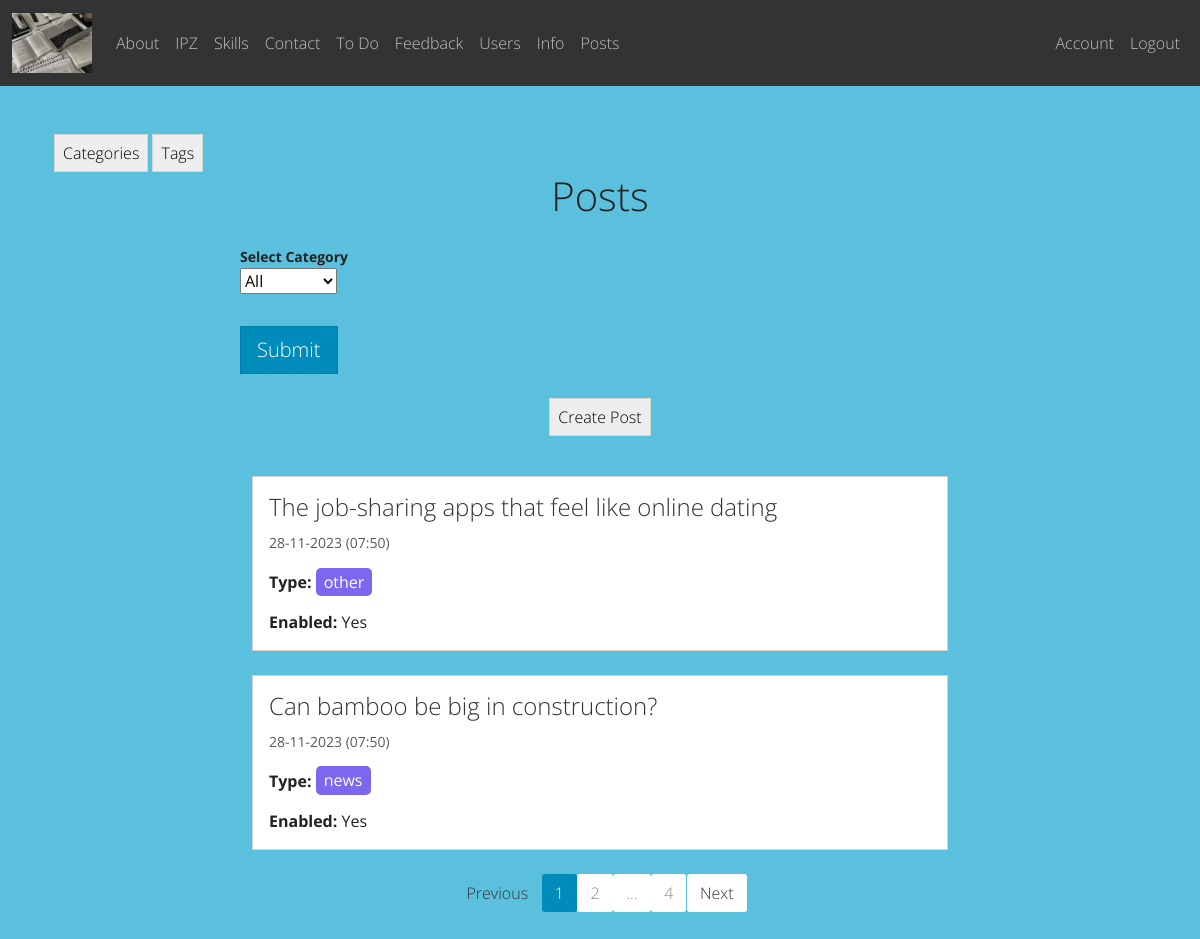
Page /post/ (signed in) on the committed database.
### app/post/models.py (models this page shows, shortened)
class Post(db.Model):
    id = db.Column(db.Integer, primary_key=True)
    title = db.Column(db.String)
    text = db.Column(db.String)
    image = db.Column(db.String, default='postdefault.jpg')
    created = db.Column(db.DateTime, default=datetime.now())
    type = db.Column(db.Enum(Type), default='news')
    enabled = db.Column(db.Boolean, default=True)
    user_id = db.Column(db.Integer, db.ForeignKey('user.id'), nullable=False)
    category_id = db.Column(db.Integer, db.ForeignKey('category.id', name='fk_post_category'), nullable=False)
    tags = db.relationship('Tag', secondary=post_tag, backref=db.backref('posts'))

### app/post/views.py (the view)
@post_bp.route("/", methods=['GET', 'POST'])
@login_required
def list_post():
    form = SelectCategoryForm()
    post_list = db.session.query(Post).all()
    page = request.args.get("page", 1, type=int)
    if request.method == "GET":
        category = request.args.get("category", "all")
    else:
        category = form.category.data
    posts = Post.query
    if (form.validate_on_submit() or request.method == "GET") and category != "all":
        form.category.data = category
        posts = posts.filter(Post.category.has(id=form.category.data))
    posts = posts.order_by(desc(Post.created)).paginate(page=page, per_page=2)
    return render_template('list_post.html', post_list=post_list, posts=posts, form=form)

### app/post/forms.py
class SelectCategoryForm(FlaskForm):
    category = SelectField('Select Category', default='all',
                           choices=[('all', 'All')] + [(c.id, c.name) for c in db.session.query(Category)])
    submit = SubmitField('Submit')

### app/auth/models.py (called while the page is built)
@login_manager.user_loader
def user_loader(user_id):
    return User.query.get(int(user_id))

### app/post/templates/post/list_post.html (shortened to what this page needs)
{% extends "base.html" %}
{% from "render_field.html" import render_field %}
{% block content %}
<div class="container my-5">
    <a href="{{url_for('post_bp.list_category')}}" class="btn btn-secondary">Categories</a>
    <a href="{{url_for('post_bp.list_tag')}}" class="btn btn-secondary">Tags</a>
    <div class="row justify-content-center">
        <div class="col-md-8">
            <h2 class="fs-1 mb-4 text-center">Posts</h2>
            <form method="GET" action="{{ url_for('post_bp.list_post') }}">
                {{ render_field(form.category) }}
                {{ form.submit(class="btn btn-primary btn-lg btn-block") }}
            </form>
            <br>
            <div class="text-center">
                <a href="{{url_for('post_bp.create')}}" class="btn btn-secondary mb-4">Create Post</a>
            </div>
            {% if post_list is defined and post_list|length > 0 %}
            <div class="container mt-3">
                {% for post in posts.items %}
                <div class="card mb-4">
                    <div class="card-body">
                        <h4 class="card-title">
                            <a href="{{url_for('post_bp.view', id=post.id)}}"
                               class="text-decoration-none text-dark">{{ post.title }}</a>
                        </h4>
                        <p class="card-text">
                            <small class="text-muted">{{ post.created.strftime('%d-%m-%Y (%H:%M)') }}</small>
                        </p>
                        <p class="card-text"><strong>Type:</strong>
                            <span class="custom-tag">{{ post.type.name }}</span>
                        </p>
                        <p class="card-text"><strong>Enabled:</strong> {% if post.enabled %}Yes{% else %}No{% endif %}</p>
                    </div>
                </div>
                {% endfor %}
            </div>
            {% else %}
                <h3 class="text-center">There are no posts here yet</h3>
            {% endif %}
        </div>
    </div>
    <ul class="pagination justify-content-center">
        <li class="page-item {% if not posts.has_prev %} disabled {% endif %}">
            <a class="page-link text-dark"
               href="{{ url_for('post_bp.list_post', page=posts.prev_num, category=form.category.data) }}"
               tabindex="-1">Previous</a>
        </li>
        {% for page in posts.iter_pages(left_edge=1, left_current=1, right_current=1, right_edge=1) %}
        <li class="page-item {% if page == posts.page %} active {% endif %}">
            <a class="page-link"
               href="{{ url_for('post_bp.list_post', page=page, category=form.category.data) }}">
                {{ page or "..." }}
            </a>
        </li>
        {% endfor %}
        <li class="page-item {% if not posts.has_next %} disabled {% endif %}">
            <a class="page-link text-dark"
               href="{{ url_for('post_bp.list_post', page=posts.next_num, category=form.category.data) }}">Next</a>
        </li>
    </ul>
</div>
{% endblock %}

### app/post/templates/post/list_post.html (style rules this page uses)
.custom-tag { background-color: #7B68EE; color: #fff; padding: 0.2em 0.5em; margin-right: 0.5em; border-radius: 5px; }

### rows in the picture
Post: title "The job-sharing apps that feel like online dating", created "28-11-2023 (07:50)", type.name "other", enabled "Yes"
Post: title "Can bamboo be big in construction?", created "28-11-2023 (07:50)", type.name "news", enabled "Yes"

### other values in the picture
{{ name }} "About" "IPZ" "Skills" "Contact" "To Do" "Feedback" "Users" "Info" "Posts"
{{ field.label }} "Select Category"
{{ page or "..." }} "1" "2" "..." "4"
